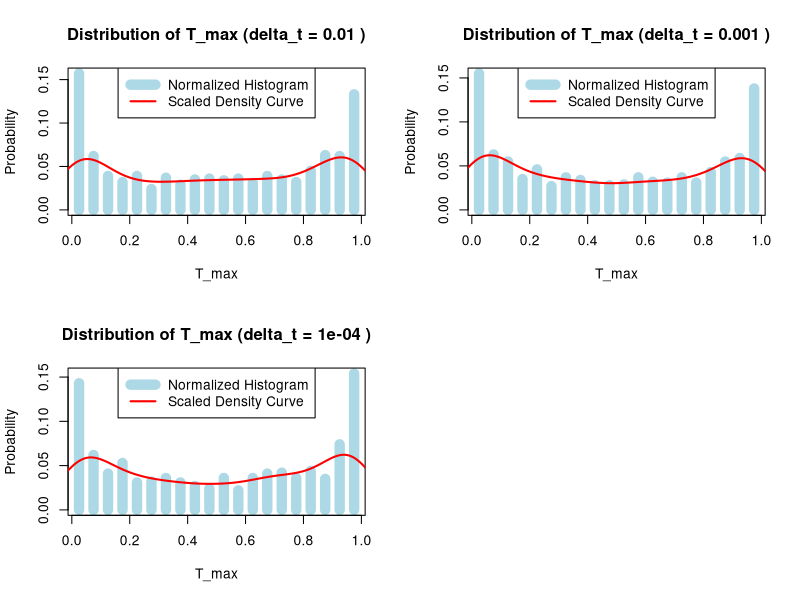

Write the R code that produced this figure. (Note: a time limit stopped this script after it produced the figure.)
n <- 1000
m <- 4
delta_t_values <- vector()
val <- 0.01
table <- data.frame(delta_t = numeric(), mean_max_temp = numeric(), var_max_temp = numeric())

# Generate delta_t values
for (i in 1:m) {
  delta_t_values <- c(delta_t_values, val)
  val <- val / 10
}

# Set up plotting area
par(mfrow = c(2, length(delta_t_values) / 2))

# Loop over delta_t values
for (delta_t in delta_t_values) {
  p <- numeric(n)  # Preallocate vector for maximum temperatures
  
  # Simulate n random walks
  for (i in 1:n) {
    max_temp_t <- 0
    max_temp <- 0
    temp <- 0
    
    # Random walk
    for (t in 1:(1 / delta_t)) {
      temp_increase <- rnorm(1, mean = 0, sd = sqrt(delta_t))
      temp <- temp + temp_increase
      if (temp >= max_temp) {
        max_temp <- temp
        max_temp_t<-t*delta_t
      }
    }
    p[i] <- max_temp_t
  }
  
  # Calculate summary statistics
  mean_max_temp <- mean(p)
  var_max_temp <- var(p)
  
  # Append to table
  table <- rbind(table, data.frame(delta_t = delta_t, mean_max_temp = mean_max_temp, var_max_temp = var_max_temp))
  
 
  # Compute histogram with probabilities
  hist_data <- hist(
    p, breaks = 30, plot = FALSE  # Get histogram data without plotting
  )
  normalized_counts <- hist_data$counts / sum(hist_data$counts)  # Normalize to probabilities
  
  # Plot the normalized histogram
  plot(
    hist_data$mids, normalized_counts, type = "h", lwd = 10, col = "lightblue",
    main = paste("Distribution of T_max (delta_t =", delta_t, ")"),
    xlab = "T_max", ylab = "Probability", ylim = c(0, max(normalized_counts))
  )
  
  # Compute density curve and rescale to match histogram scale
  dens <- density(p)
  scaled_density <- dens$y * (sum(normalized_counts) * diff(hist_data$breaks)[1])
  
  # Overlay rescaled density curve
  lines(dens$x, scaled_density, col = "red", lwd = 2)
  
  # Add legend
  legend("top", legend = c("Normalized Histogram", "Scaled Density Curve"),
         col = c("lightblue", "red"), lty = c(1, 1), lwd = c(10, 2))
  
  
}
# Print summary statistics table
print(table)
